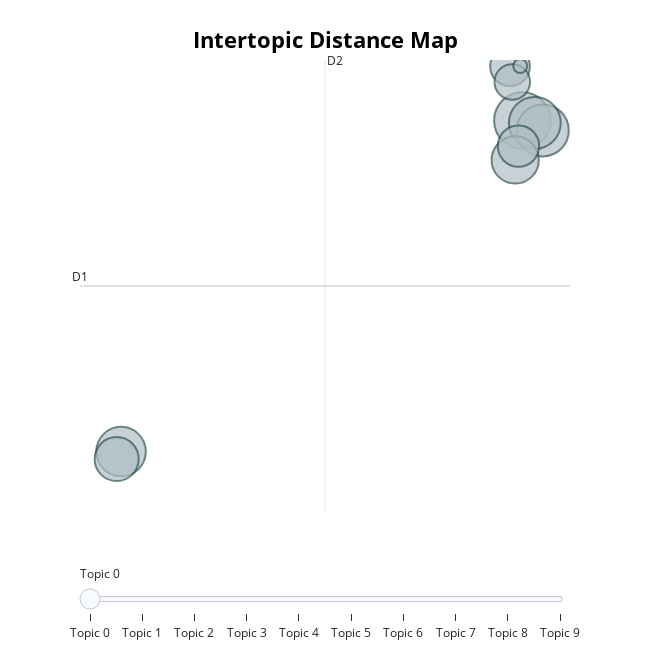

The notebook cell this image was saved under:
### Code cell
%matplotlib inline
topic_model.visualize_topics()

### Figure 1 — Plotly figure (JSON) as saved in the notebook; plotly's stock layout.template omitted (floating-point values rounded to 4 significant figures)
{"data": [{"customdata": [[0, "empresa | ambiente | funcionários | pessoas", 297], [1, "falta | empresa | gestão | trabalho", 251], [2, "empresa | liderança | ceo | pessoas", 249], [3, "salário | empresa | abaixo | pj", 227], [4, "assédio | moral | funcionários | mulheres", 207], [5, "horas | trabalhar | trabalho | hora", 180], [6, "tóxica | tóxico | ambiente | cultura", 159], [7, "empresa | funcionários | dono | chefe", 146], [8, "empresa | trabalhei | após | rh", 117], [9, "varias | gestor | postura | ficou", 18]], "hovertemplate": "<b>Topic %{customdata[0]}</b><br>%{customdata[1]}<br>Size: %{customdata[2]}", "legendgroup": "", "marker": {"color": "#B0BEC5", "line": {"color": "DarkSlateGrey", "width": 2}, "size": [297, 251, 249, 227, 207, 180, 159, 146, 117, 18], "sizemode": "area", "sizeref": 0.1856, "symbol": "circle"}, "mode": "markers", "name": "", "orientation": "v", "showlegend": false, "type": "scatter", "x": [9.815, 11.06, 10.57, -14.62, 9.376, -14.89, 9.577, 9.059, 9.198, 9.682], "xaxis": "x", "y": [-0.5198, -0.875, -0.6069, -12.38, -1.931, -12.65, -1.436, 1.423, 0.8624, 1.433], "yaxis": "y"}], "layout": {"annotations": [{"showarrow": false, "text": "D1", "x": -17.12, "y": -6.447, "yshift": 10}, {"showarrow": false, "text": "D2", "x": -2.205, "xshift": 10, "y": 1.648}], "height": 650, "hoverlabel": {"bgcolor": "white", "font": {"family": "Rockwell", "size": 16}}, "legend": {"itemsizing": "constant", "tracegroupgap": 0}, "margin": {"t": 60}, "shapes": [{"line": {"color": "#CFD8DC", "width": 2}, "type": "line", "x0": -2.205, "x1": -2.205, "y0": -14.54, "y1": 1.648}, {"line": {"color": "#9E9E9E", "width": 2}, "type": "line", "x0": -17.12, "x1": 12.71, "y0": -6.447, "y1": -6.447}], "sliders": [{"active": 0, "pad": {"t": 50}, "steps": [{"args": [{"marker.color": [["red", "#B0BEC5", "#B0BEC5", "#B0BEC5", "#B0BEC5", "#B0BEC5", "#B0BEC5", "#B0BEC5", "#B0BEC5", "#B0BEC5"]]}], "label": "Topic 0", "method": "update"}, {"args": [{"marker.color": [["#B0BEC5", "red", "#B0BEC5", "#B0BEC5", "#B0BEC5", "#B0BEC5", "#B0BEC5", "#B0BEC5", "#B0BEC5", "#B0BEC5"]]}], "label": "Topic 1", "method": "update"}, {"args": [{"marker.color": [["#B0BEC5", "#B0BEC5", "red", "#B0BEC5", "#B0BEC5", "#B0BEC5", "#B0BEC5", "#B0BEC5", "#B0BEC5", "#B0BEC5"]]}], "label": "Topic 2", "method": "update"}, {"args": [{"marker.color": [["#B0BEC5", "#B0BEC5", "#B0BEC5", "red", "#B0BEC5", "#B0BEC5", "#B0BEC5", "#B0BEC5", "#B0BEC5", "#B0BEC5"]]}], "label": "Topic 3", "method": "update"}, {"args": [{"marker.color": [["#B0BEC5", "#B0BEC5", "#B0BEC5", "#B0BEC5", "red", "#B0BEC5", "#B0BEC5", "#B0BEC5", "#B0BEC5", "#B0BEC5"]]}], "label": "Topic 4", "method": "update"}, {"args": [{"marker.color": [["#B0BEC5", "#B0BEC5", "#B0BEC5", "#B0BEC5", "#B0BEC5", "red", "#B0BEC5", "#B0BEC5", "#B0BEC5", "#B0BEC5"]]}], "label": "Topic 5", "method": "update"}, {"args": [{"marker.color": [["#B0BEC5", "#B0BEC5", "#B0BEC5", "#B0BEC5", "#B0BEC5", "#B0BEC5", "red", "#B0BEC5", "#B0BEC5", "#B0BEC5"]]}], "label": "Topic 6", "method": "update"}, {"args": [{"marker.color": [["#B0BEC5", "#B0BEC5", "#B0BEC5", "#B0BEC5", "#B0BEC5", "#B0BEC5", "#B0BEC5", "red", "#B0BEC5", "#B0BEC5"]]}], "label": "Topic 7", "method": "update"}, {"args": [{"marker.color": [["#B0BEC5", "#B0BEC5", "#B0BEC5", "#B0BEC5", "#B0BEC5", "#B0BEC5", "#B0BEC5", "#B0BEC5", "red", "#B0BEC5"]]}], "label": "Topic 8", "method": "update"}, {"args": [{"marker.color": [["#B0BEC5", "#B0BEC5", "#B0BEC5", "#B0BEC5", "#B0BEC5", "#B0BEC5", "#B0BEC5", "#B0BEC5", "#B0BEC5", "red"]]}], "label": "Topic 9", "method": "update"}]}], "title": {"font": {"color": "Black", "size": 22}, "text": "<b>Intertopic Distance Map</b>", "x": 0.5, "xanchor": "center", "y": 0.95, "yanchor": "top"}, "width": 650, "xaxis": {"anchor": "y", "domain": [0, 1], "range": [-17.12, 12.71], "title": {"text": ""}, "visible": false}, "yaxis": {"anchor": "x", "domain": [0, 1], "range": [-14.54, 1.648], "title": {"text": ""}, "visible": false}}}
